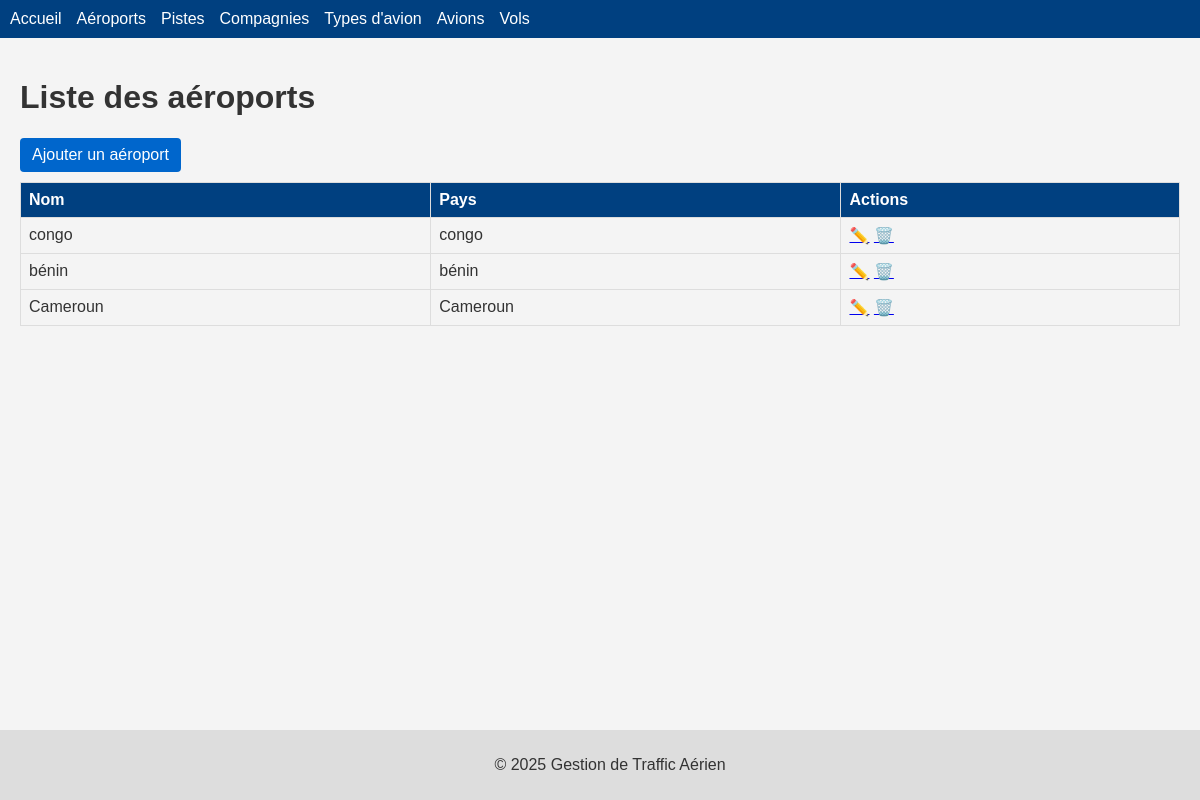
The app's page /airports/ with its own data.
### avion/models.py (models this page shows, shortened)
class Aeroports(models.Model):
    nom = models.CharField(max_length=100, blank=False)
    pays = models.CharField(max_length=100, blank=False)

### avion/views.py (the view)
# urls.py: path('airports/', views.afficheAeroports, name='afficheAeroports'),
def afficheAeroports(request):
    qs = models.Aeroports.objects.all()
    return render(request, "avion/afficheAeroports.html", {"object_list": qs})

### avion/templates/avion/afficheAeroports.html (shortened to what this page needs)
{% extends 'base.html' %}
{% block content %}
<h1>Liste des aéroports</h1>
<a class="btn" href="{% url 'avion:ajoutAeroports' %}">Ajouter un aéroport</a>
<table>
  <thead>
    <tr><th>Nom</th><th>Pays</th><th>Actions</th></tr>
  </thead>
  <tbody>
    {% for airport in object_list %}
    <tr>
      <td>{{ airport.nom }}</td>
      <td>{{ airport.pays }}</td>
      <td>
        <a href="{% url 'avion:updateAeroports' airport.pk %}">✏️</a>
        <a href="{% url 'avion:deleteAeroports' airport.pk %}">🗑️</a>
      </td>
    </tr>
    {% empty %}
    <tr><td colspan="3">Aucun aéroport.</td></tr>
    {% endfor %}
  </tbody>
</table>
{% endblock %}

### avion/static/avion/style.css (style rules this page uses)
body { font-family: Arial, sans-serif; margin: 0; padding: 0; background: #f4f4f4; color: #333; }
table { width: 100%; border-collapse: collapse; margin-top: 10px; }
th, td { border: 1px solid #ddd; padding: 8px; text-align: left; }
th { background: #004080; color: #fff; }
.btn, button { display: inline-block; padding: 8px 12px; background: #0066cc; color: #fff; text-decoration: none; border: none; border-radius: 4px; cursor: pointer; }

### records on screen
Aeroports: nom "congo", pays "congo"
Aeroports: nom "bénin", pays "bénin"
Aeroports: nom "Cameroun", pays "Cameroun"
